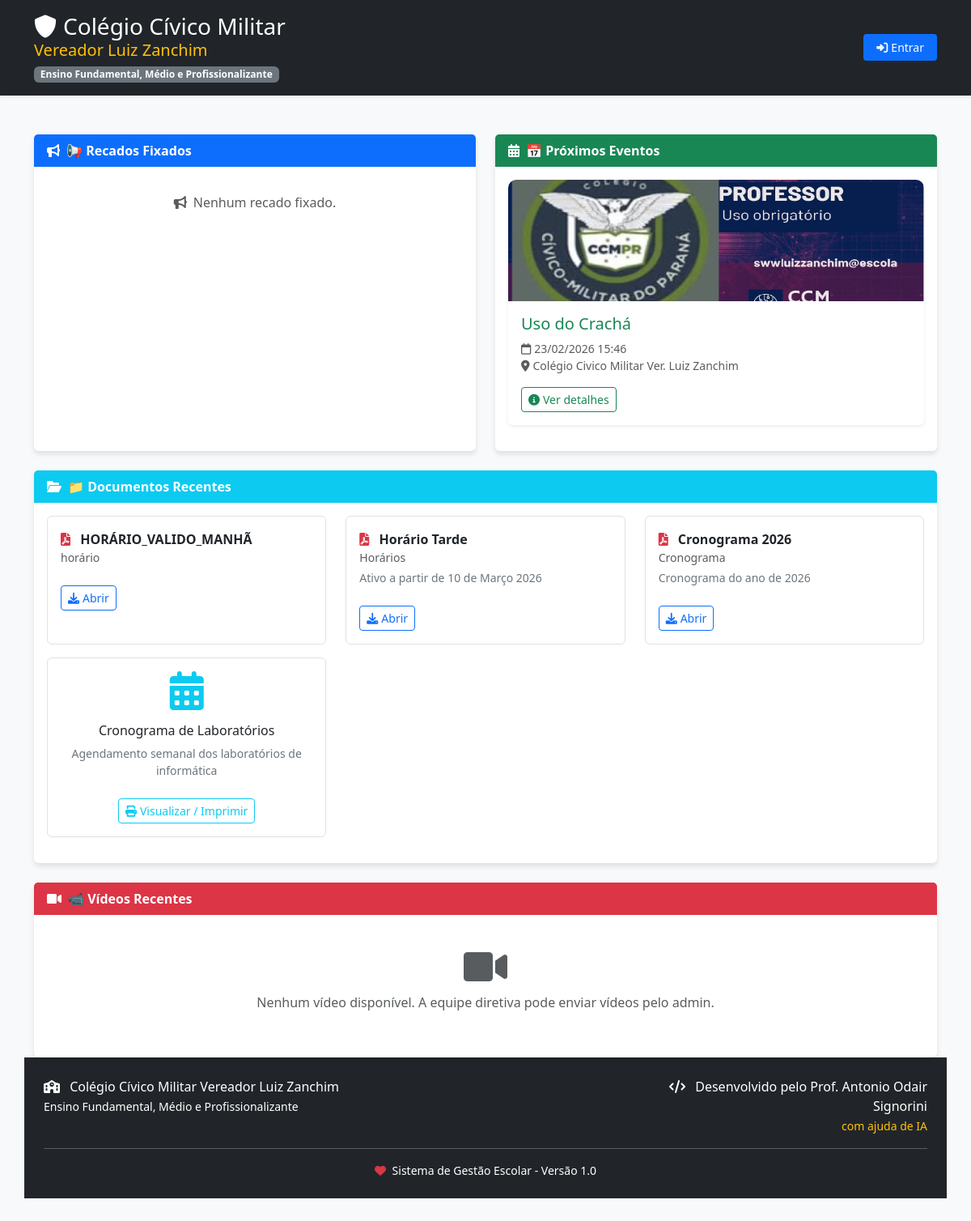
The page / on the database its author committed.
### apps/models.py (models this page shows, shortened)
class Evento(models.Model):
    titulo = models.CharField(max_length=200)
    descricao = models.TextField()  # ← AGORA CAMPO SIMPLES
    data = models.DateTimeField()
    local = models.CharField(max_length=200)
    imagem = models.ImageField(upload_to='eventos/', blank=True, null=True)
    criado_por = models.ForeignKey(User, on_delete=models.CASCADE)
    criado_em = models.DateTimeField(auto_now_add=True)

class Documento(models.Model):
    titulo = models.CharField(max_length=200)
    arquivo = models.FileField(upload_to='documentos/')
    categoria = models.CharField(max_length=100)
    descricao = models.TextField(blank=True)
    criado_em = models.DateTimeField(auto_now_add=True)

### apps/views.py (the view)
# urls.py: path('', views.home, name='home'),
def home(request):
    eventos = Evento.objects.all().order_by('data')[:5]
    recados = Recado.objects.filter(fixado=True)
    documentos = Documento.objects.all().order_by('-criado_em')  # ← ALTERADO
    videos = Video.objects.all().order_by('-criado_em')[:3]
    return render(request, 'home.html', {
        'eventos': eventos,
        'recados': recados,
        'documentos': documentos,
        'videos': videos,
        'user': request.user,
    })

### apps/templates/home.html (shortened to what this page needs)
<!DOCTYPE html>
<html lang="pt-br">
<head>
    <link href="https://cdn.jsdelivr.net/npm/bootstrap@5.3.0/dist/css/bootstrap.min.css" rel="stylesheet">
    <link rel="stylesheet" href="https://cdnjs.cloudflare.com/ajax/libs/font-awesome/6.0.0/css/all.min.css">
</head>
<body class="d-flex flex-column min-vh-100">
    <div class="bg-dark text-white py-3 shadow-sm">
        <div class="container">
            <div class="d-flex justify-content-between align-items-center">
                <div>
                    <h1 class="h3 mb-0">
                        <i class="fas fa-shield-alt me-2"></i>Colégio Cívico Militar
                    </h1>
                    <h2 class="h5 text-warning mb-0">Vereador Luiz Zanchim</h2>
                    <span class="badge bg-secondary mt-2">Ensino Fundamental, Médio e Profissionalizante</span>
                </div>
                <div>
                    {% if user.is_authenticated %}
                        <span class="text-white me-2">
                            <i class="fas fa-user-circle"></i> {{ user.get_username }}
                        </span>
                        <form method="post" action="{% url 'logout' %}" style="display: inline;">
                            {% csrf_token %}
                            <button type="submit" class="btn btn-danger btn-sm">
                                <i class="fas fa-sign-out-alt me-1"></i>Sair
                            </button>
                        </form>
                    {% else %}
                        <a href="{% url 'login' %}" class="btn btn-primary btn-sm">
                            <i class="fas fa-sign-in-alt me-1"></i>Entrar
                        </a>
                    {% endif %}
                </div>
            </div>
        </div>
    </div>
    <div class="container my-5">
        <div class="row g-4">
            <div class="col-md-6">
                <div class="card">
                    <div class="card-header bg-primary text-white">
                        <i class="fas fa-bullhorn me-2"></i>📢 Recados Fixados
                    </div>
                    <div class="card-body">
                        {% for recado in recados %}
                        <div class="mb-2">
                            <a href="{% url 'detalhe_recado' recado.id %}" class="text-decoration-none d-block p-2 border rounded hover-shadow">
                                <div class="d-flex justify-content-between align-items-center">
                                    <div>
                                        <i class="fas fa-chevron-circle-right text-primary me-2"></i>
                                        <strong>{{ recado.titulo }}</strong>
                                    </div>
                                    <small class="text-muted">
                                        <i class="far fa-clock me-1"></i>{{ recado.criado_em|date:"d/m/Y" }}
                                    </small>
                                </div>
                            </a>
                        </div>
                        {% empty %}
                        <p class="text-muted text-center py-3">
                            <i class="fas fa-bullhorn me-2"></i>Nenhum recado fixado.
                        </p>
                        {% endfor %}
                    </div>
                </div>
            </div>
<div class="col-md-6">
    <div class="card">
        <div class="card-header bg-success text-white">
            <i class="fas fa-calendar-alt me-2"></i>📅 Próximos Eventos
        </div>
        <div class="card-body" style="max-height: 400px; overflow-y: auto;">
            {% for evento in eventos %}
            <div class="mb-3">
                <div class="card h-100 shadow-sm border-0">
                    {% if evento.imagem %}
                    <img src="{{ evento.imagem.url }}" class="card-img-top" alt="{{ evento.titulo }}" style="height: 150px; object-fit: cover; border-radius: 10px 10px 0 0;">
                    {% else %}
                    <div class="bg-light text-center py-4" style="border-radius: 10px 10px 0 0;">
                        <i class="fas fa-calendar-alt fa-3x text-muted"></i>
                    </div>
                    {% endif %}
                    <div class="card-body">
                        <h5 class="card-title text-success">{{ evento.titulo }}</h5>
                        <p class="card-text small text-muted">
                            <i class="far fa-calendar me-1"></i>{{ evento.data|date:"d/m/Y H:i" }}<br>
                            <i class="fas fa-map-marker-alt me-1"></i>{{ evento.local }}
                        </p>
                        <a href="{% url 'detalhe_evento' evento.id %}" class="btn btn-sm btn-outline-success">
                            <i class="fas fa-info-circle me-1"></i>Ver detalhes
                        </a>
                    </div>
                </div>
            </div>
            {% empty %}
            <p class="text-muted text-center py-3">
                <i class="fas fa-calendar-alt me-2"></i>Nenhum evento agendado.
            </p>
            {% endfor %}
        </div>
    </div>
</div>
<div class="col-12">
    <div class="card">
        <div class="card-header bg-info text-white">
            <i class="fas fa-folder-open me-2"></i>📁 Documentos Recentes
        </div>
        <div class="card-body">
            <div class="row">
                {% for documento in documentos %}
                    <div class="col-md-4 col-sm-6 mb-3">
                        <div class="p-3 border rounded bg-white h-100">
                            <i class="fas fa-file-pdf text-danger me-2"></i>
                            <strong>{{ documento.titulo }}</strong>
                            <p class="mb-1 small text-muted">{{ documento.categoria }}</p>
                            <p class="small text-secondary">{{ documento.descricao|truncatewords:8 }}</p>
                            <a href="{{ documento.arquivo.url }}" class="btn btn-sm btn-outline-primary mt-2" target="_blank">
                                <i class="fas fa-download me-1"></i>Abrir
                            </a>
                        </div>
                    </div>
                {% empty %}
                    <p class="text-muted">Nenhum documento disponível.</p>
                {% endfor %}
                <div class="col-md-4 col-sm-6 mb-3">
                    <div class="p-3 border rounded bg-white h-100 text-center">
                        <i class="fas fa-calendar-alt fa-3x text-info mb-3"></i>
                        <h6>Cronograma de Laboratórios</h6>
                        <p class="small text-secondary">Agendamento semanal dos laboratórios de informática</p>
                        <a href="{% url 'cronograma_semanal' %}" class="btn btn-sm btn-outline-info mt-2" target="_blank">
                            <i class="fas fa-print me-1"></i>Visualizar / Imprimir
                        </a>
                    </div>
                </div>
            </div>
        </div>
    </div>
</div>
            <div class="col-12 mt-4">
                <div class="card">
                    <div class="card-header bg-danger text-white">
                        <i class="fas fa-video me-2"></i>📹 Vídeos Recentes
                    </div>
                    <div class="card-body">
                        <div class="row">
                            {% for video in videos %}
                            <div class="col-md-4 mb-3">
                                <div class="card h-100 shadow-sm">
                                    {% if video.thumbnail %}
                                    <img src="{{ video.thumbnail.url }}" class="card-img-top" alt="{{ video.titulo }}" style="height: 150px; object-fit: cover; border-radius: 10px 10px 0 0;">
                                    {% else %}
                                    <div class="bg-light text-center py-4" style="border-radius: 10px 10px 0 0;">
                                        <i class="fas fa-video fa-3x text-muted"></i>
                                    </div>
                                    {% endif %}
                                    <div class="card-body">
                                        <h5 class="card-title text-danger">{{ video.titulo }}</h5>
                                        <p class="card-text small text-muted">{{ video.descricao|truncatewords:10 }}</p>
                                        <a href="{{ video.arquivo.url }}" class="btn btn-sm btn-outline-danger" target="_blank">
                                            <i class="fas fa-play me-1"></i>Assistir
                                        </a>
                                    </div>
                                    <div class="card-footer text-muted small">
                                        <i class="fas fa-user me-1"></i>{{ video.criado_por.get_full_name|default:video.criado_por.username }}
                                        <span class="float-end"><i class="far fa-clock me-1"></i>{{ video.criado_em|date:"d/m/Y" }}</span>
                                    </div>
                                </div>
                            </div>
                            {% empty %}
                            <div class="col-12 text-center text-muted py-4">
                                <i class="fas fa-video fa-3x mb-2"></i>
                                <p>Nenhum vídeo disponível. A equipe diretiva pode enviar vídeos pelo admin.</p>
                            </div>
                            {% endfor %}
                        </div>
                    </div>
                </div>
            </div>
    <footer class="text-white mt-auto py-4">
        <div class="container">
            <div class="row">
                <div class="col-md-8">
                    <p class="mb-0">
                        <i class="fas fa-school me-2"></i>
                        Colégio Cívico Militar Vereador Luiz Zanchim<br>
                        <small>Ensino Fundamental, Médio e Profissionalizante</small>
                    </p>
                </div>
                <div class="col-md-4 text-md-end">
                    <p class="mb-0">
                        <i class="fas fa-code me-2"></i>
                        Desenvolvido pelo Prof. Antonio Odair Signorini<br>
                        <small class="text-warning">com ajuda de IA</small>
                    </p>
                </div>
            </div>
            <hr class="bg-light my-3">
            <div class="text-center small">
                <i class="fas fa-heart text-danger me-1"></i>
                Sistema de Gestão Escolar - Versão 1.0
            </div>
        </div>
    </footer>
</body>
</html>

### apps/templates/home.html (style rules this page uses)
body { background-color: #f8f9fa; font-family: 'Segoe UI', Tahoma, Geneva, Verdana, sans-serif; }
.card { border: none; box-shadow: 0 4px 6px rgba(0,0,0,0.1); transition: transform 0.2s; height: 100%; }
.card-header { font-weight: 600; border-bottom: none; }
.bg-primary { background-color: #0d6efd !important; }
.bg-success { background-color: #198754 !important; }
.bg-info { background-color: #0dcaf0 !important; }
.btn-primary { background-color: #0d6efd; border: none; padding: 0.375rem 1rem; }
footer { background-color: #212529; }

### rows shown on the page
Evento: imagem (picture), titulo "Uso do Crachá", data "23/02/2026 15:46", local "Colégio Civico Militar Ver. Luiz Zanchim"
Documento: titulo "HORÁRIO_VALIDO_MANHÃ", categoria "horário"
Documento: titulo "Horário Tarde", categoria "Horários", descricao "Ativo a partir de 10 de Março 2026"
Documento: titulo "Cronograma 2026", categoria "Cronograma", descricao "Cronograma do ano de 2026"
